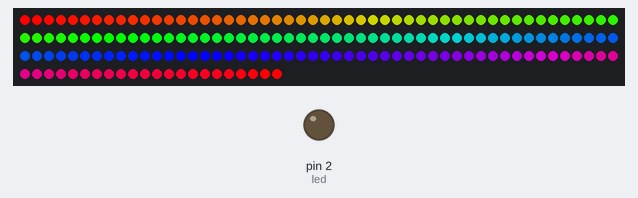
A sketch run on a simulated Arduino Uno, built with avr-gcc and run on an emulated ATmega328P. On the bench: 172 RGB LEDs in strip order, left to right, continuing on the next row, output pins drawn as LEDs (lit = HIGH).

Above: at 0.17 s.
At 4.92 s:
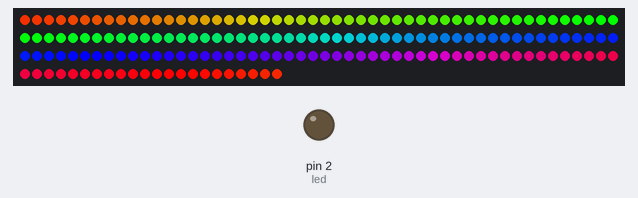
At 9.99 s:
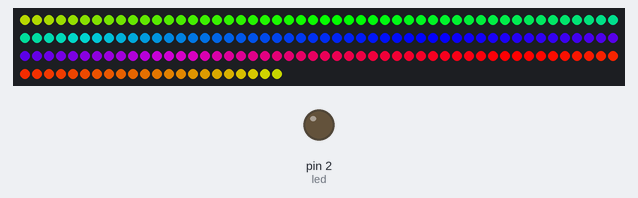
At 19.81 s:
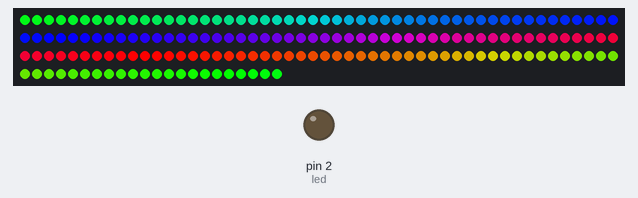
At 29.63 s:
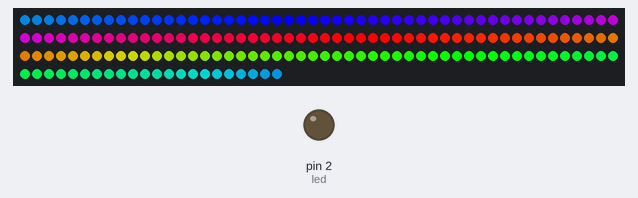
At 39.77 s:
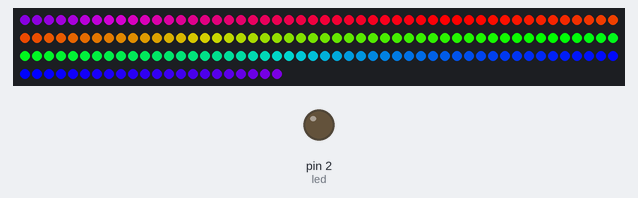

The sketch:

04_rainbow.ino
```cpp
#include <Adafruit_NeoPixel.h>

#define PIN            13
#define NUMPIXELS      172

int led = 2;

Adafruit_NeoPixel strip = Adafruit_NeoPixel(NUMPIXELS, PIN, NEO_GRB + NEO_KHZ800);

int delayval = 5;

void setup() {
  strip.begin();
  pinMode(led, OUTPUT);
}

void loop() {
  rainbowCycle(delayval);
  //evilFlash(1000);
}

void evilFlash(uint8_t wait){
  while(wait>10){
    strip.setPixelColor(0, strip.Color(255, 0, 0));
    strip.show();
    delay(wait);
    digitalWrite(led, HIGH);

    int twait = (wait*0.1);
    wait = wait - twait;
    strip.setPixelColor(0, strip.Color(0, 0, 0));
    strip.show();
    delay((twait*10));
    digitalWrite(led, LOW);
  }

  strip.setPixelColor(0, strip.Color(255, 0, 0));
  strip.show();
  digitalWrite(led, HIGH);
  delay((wait*0.5));
  strip.setPixelColor(0, strip.Color(0, 0, 0));
  strip.show();
  digitalWrite(led, LOW);
}

void rainbowCycle(uint8_t wait) {
  uint16_t i, j;

  for(j=0; j<256*5; j++) {
    for(i=0; i< strip.numPixels(); i++) {
      strip.setPixelColor(i, Wheel(((i * 256 / strip.numPixels()) + j) & 255));
    }
    strip.setBrightness(255);
    strip.show();
    delay(wait);
  }

}

uint32_t Wheel(byte WheelPos) {
  WheelPos = 255 - WheelPos;
  if(WheelPos < 85) {
   return strip.Color(255 - WheelPos * 3, 0, WheelPos * 3);
  } else if(WheelPos < 170) {
    WheelPos -= 85;
   return strip.Color(0, WheelPos * 3, 255 - WheelPos * 3);
  } else {
   WheelPos -= 170;
   return strip.Color(WheelPos * 3, 255 - WheelPos * 3, 0);
  }
}
```
